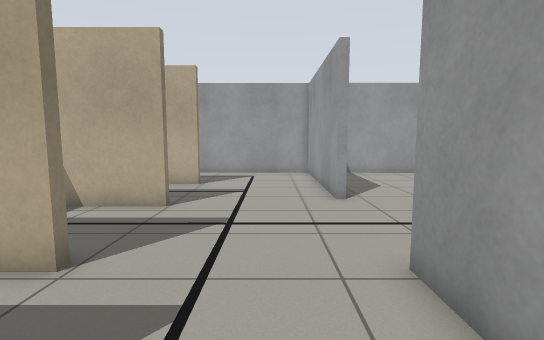
view 1 (above)

14 first-person views from a walk through a robot-simulator world made for Gazebo. The camera is 0.98 m above the floor, tilts 6° down and sees 85° across. The floor is counted in squares, 0.5 m on a side. Each view is taken from the middle of a square. On the plan, view 1 faces up. The plan holds only what a view shows up to about 17 squares ahead; the rest is blank.

view 2
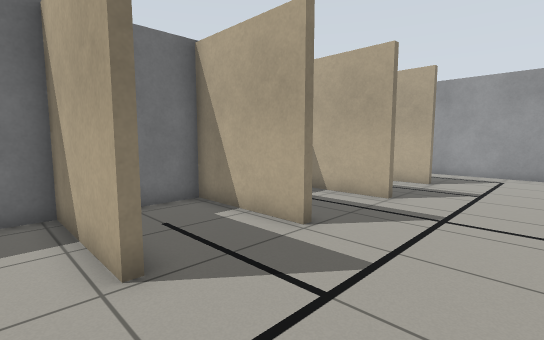

view 3
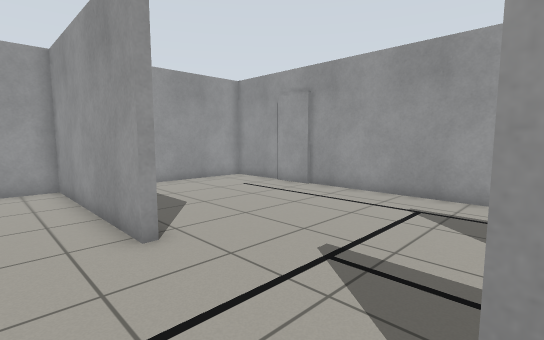

view 4
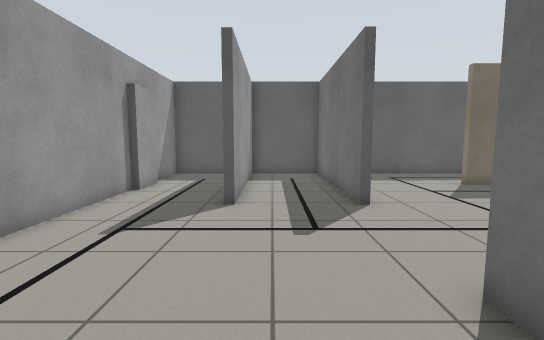

view 5
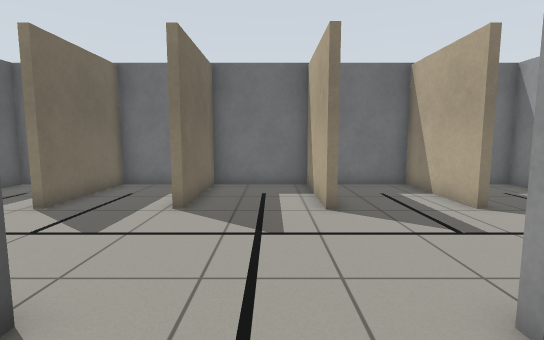

view 6
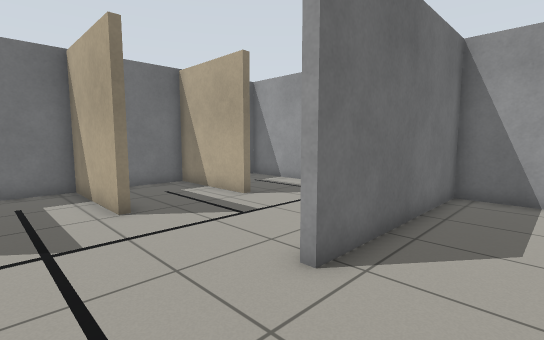

view 7
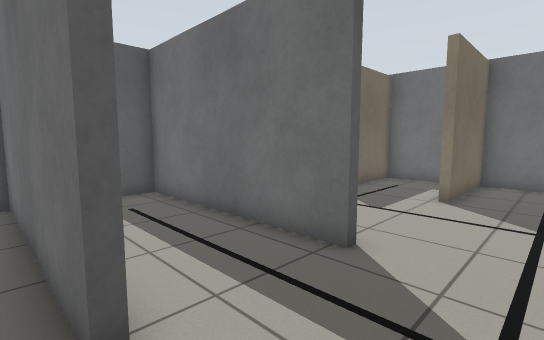

view 8
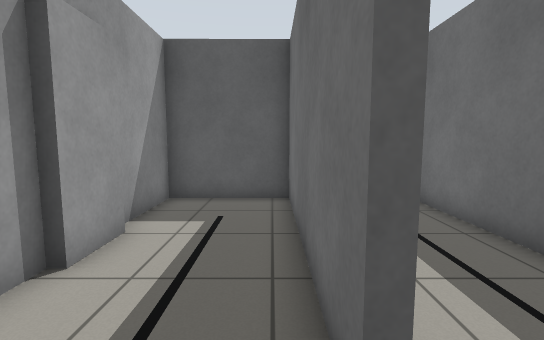

view 9
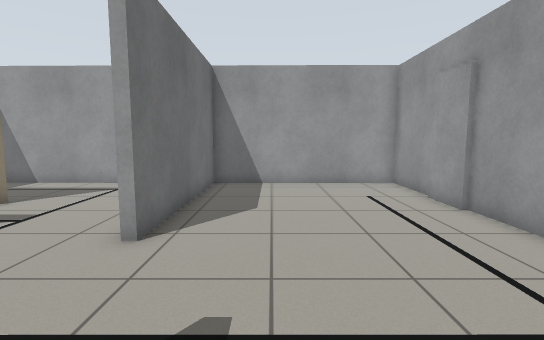

view 10
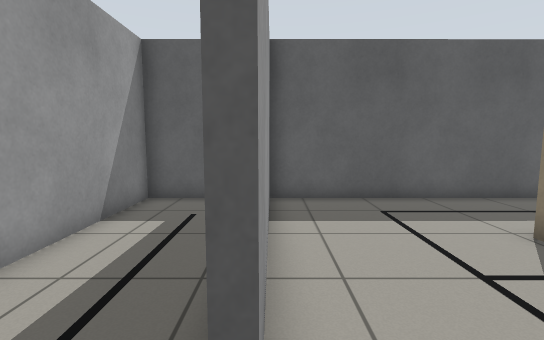

view 11
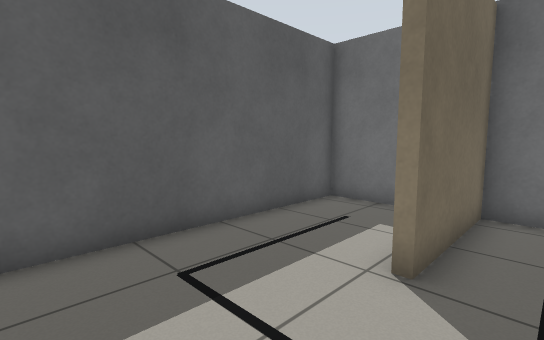

view 12
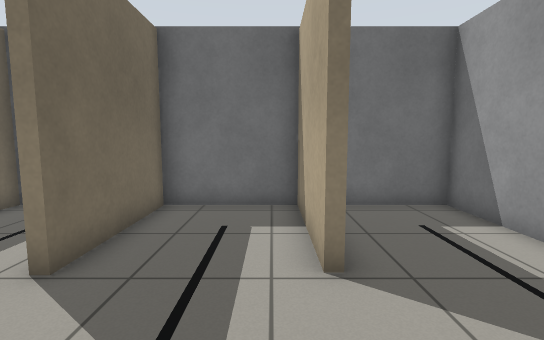

view 13
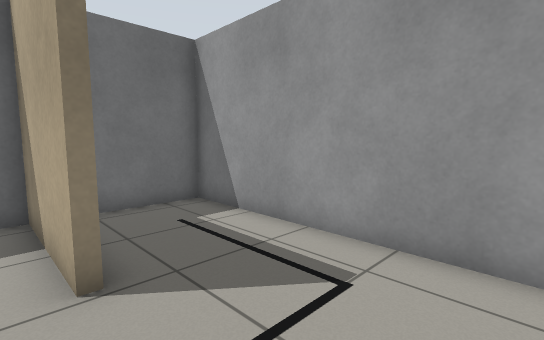

view 14
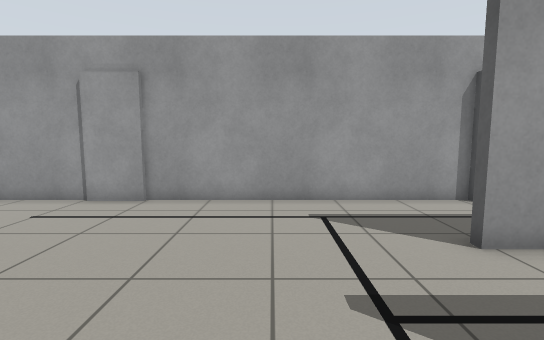

### Floor plan
Points are (right, up) in squares from view 1. A wall is a line through its corners. A room is listed if a view was taken in it or the views show most of it. See-through windows are left out.
Room 1 (views 1, 2, 3, 4, 5, 6, 7, 8, 9, 10, 11, 12, 13, 14)
walls: (-3, 8.5) (-7.7, 8.5) (-7.7, 4.5) (-3.2, 4.5) (-3.2, 4.2) (-7.7, 4.2) (-7.7, 0.6) (-3.1, 0.6); (2.1, -0.2) (2.1, 4.3) (2.4, 4.3) (2.4, -3.7) (6.1, -3.7) (6.1, 4.3) (6.4, 4.3) (6.4, -3.7) (10.4, -3.7) (10.4, -0.6); (-3.1, 12.8) (-7.7, 12.8) (-7.7, 8.8) (-3, 8.8); (-3.1, 0.3) (-7.7, 0.3) (-7.7, -3.8) (2.1, -3.7); (2.1, -2.5) (2.1, -2); (10.2, 12) (10.2, 13.9); (10.2, -0.1) (10.2, 1.7) (10.4, 1.7) (10.4, 12.1); (10.4, 13.9) (10.4, 17) (2.4, 17.1) (2.4, 9.5) (2.1, 9.5) (2.1, 17.1) (-7.7, 17.2) (-7.7, 14.1)

Where each view was taken, in squares from view 1:
view 1: 0 up, 0 right, facing up
view 2: 1 down, 1 right, facing up-left
view 3: 4 up, 0 right, facing up-right
view 4: 13 up, 5 right, facing down
view 5: 7 up, 5 right, facing left
view 6: 6 up, 5 right, facing up-left
view 7: 7 up, 7 right, facing down-left
view 8: 6 up, 7 right, facing down
view 9: 4 up, 5 right, facing up
view 10: 6 up, 2 right, facing down
view 11: 2 up, 1 right, facing down-left
view 12: 12 up, 1 right, facing left
view 13: 12 up, 1 right, facing up-left
view 14: 8 up, 1 right, facing right
